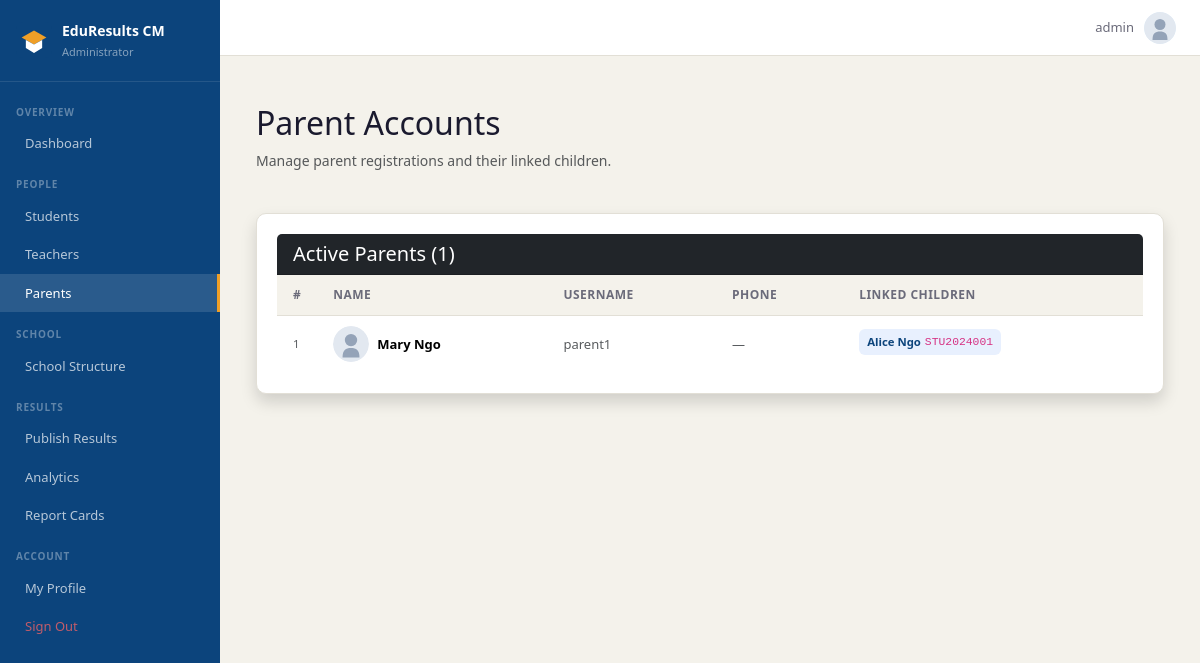
/accounts/manage/parents/ (signed in), run on an earlier commit of the app's database.
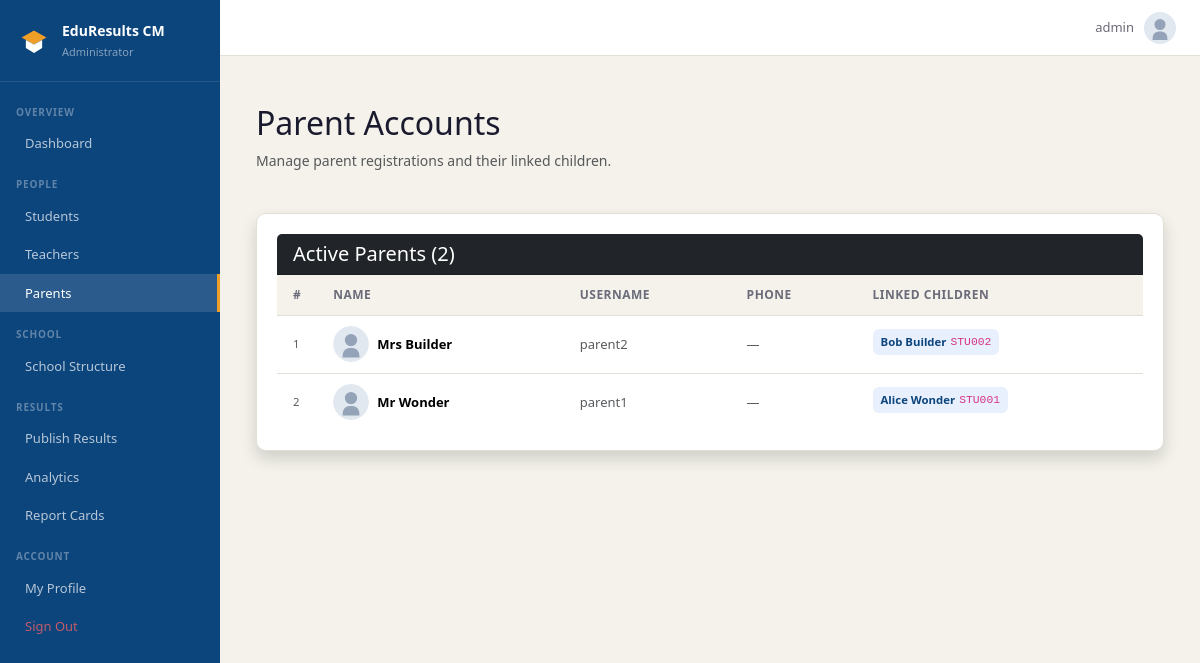
And on a later commit of the database.
### accounts/models.py (models this page shows, shortened)
class User(AbstractUser):
    ROLE_CHOICES = [
        ('admin',   'Administrator'),
        ('teacher', 'Teacher'),
        ('student', 'Student'),
        ('parent',  'Parent'),
    ]
    role = models.CharField(max_length=10, choices=ROLE_CHOICES, default='student')
    def is_admin(self):   return self.role == 'admin'

class Parent(models.Model):
    user         = models.OneToOneField(User, on_delete=models.CASCADE,
                                        related_name='parent_profile')
    phone_number = models.CharField(max_length=20, blank=True)
    students     = models.ManyToManyField(Student, related_name='parents', blank=True)

class Student(models.Model):
    user       = models.OneToOneField(User, on_delete=models.CASCADE,
                                      related_name='student_profile')
    matricule  = models.CharField(max_length=20, unique=True)
    date_of_birth = models.DateField(null=True, blank=True)
    photo      = models.ImageField(upload_to=student_photo_upload_to, null=True, blank=True)

### accounts/views.py (the view)
# urls.py: path('manage/parents/',  views.manage_parents,  name='manage_parents'),
@login_required
@role_required('admin')
def manage_parents(request):
    pending = User.objects.filter(role='parent', is_active=False).prefetch_related(
        'parent_profile__students__user'
    ).order_by('date_joined')
    active = User.objects.filter(role='parent', is_active=True).prefetch_related(
        'parent_profile__students__user'
    ).order_by('last_name', 'first_name')
    return render(request, 'accounts/manage/parents.html', {
        'pending_parents': pending,
        'active_parents': active,
    })

### templates/accounts/manage/parents.html (shortened to what this page needs)
{% extends 'base.html' %}
{% load static %}
{% block nav_parents %}active{% endblock %}
{% block content %}
<div class="container mt-4">
    <div class="row mb-4 align-items-center">
        <div class="col">
            <h2>Parent Accounts</h2>
            <p class="text-muted">Manage parent registrations and their linked children.</p>
        </div>
    </div>
    <div class="card shadow">
        <div class="card-header bg-dark text-white d-flex justify-content-between align-items-center">
            <h5 class="mb-0"> Active Parents ({{ active_parents|length }})</h5>
        </div>
        <div class="card-body p-0">
            <div class="table-responsive">
                <table class="table table-hover mb-0 align-middle">
                    <thead class="table-light">
                        <tr>
                            <th style="width:40px;">#</th>
                            <th>Name</th>
                            <th>Username</th>
                            <th>Phone</th>
                            <th>Linked Children</th>
                        </tr>
                    </thead>
                    <tbody>
                        {% for parent_user in active_parents %}
                        <tr>
                            <td class="text-muted small">{{ forloop.counter }}</td>
                            <td>
                                <div class="d-flex align-items-center gap-2">
                                    <img src="{% static 'img/default-avatar.svg' %}" alt="Avatar" class="rounded-circle flex-shrink-0" style="width:36px;height:36px;object-fit:cover;">
                                    <span class="fw-bold">{{ parent_user.get_full_name|default:parent_user.username }}</span>
                                </div>
                            </td>
                            <td class="text-muted">{{ parent_user.username }}</td>
                            <td class="text-muted">{{ parent_user.parent_profile.phone_number|default:"—" }}</td>
                            <td>
                                {% for child in parent_user.parent_profile.students.all %}
                                    <div class="d-inline-flex align-items-center gap-1 me-2 mb-1 rounded px-2 py-1" style="background:#e8f0fe;">
                                        <span class="fw-semibold small" style="color:#0C447C;">{{ child.user.get_full_name }}</span>
                                        <code class="small">{{ child.matricule }}</code>
                                    </div>
                                {% empty %}
                                    <span class="text-muted small">No children linked</span>
                                {% endfor %}
                            </td>
                        </tr>
                        {% empty %}
                        <tr>
                            <td colspan="5" class="text-center py-5 text-muted">No active parent accounts yet.</td>
                        </tr>
                        {% endfor %}
                    </tbody>
                </table>
            </div>
        </div>
    </div>
</div>
{% endblock %}

### templates/base.html (shortened to what this page needs)
{% load static %}
<!DOCTYPE html>
<html lang="en">
<head>
  <link href="https://cdn.jsdelivr.net/npm/bootstrap@5.3.3/dist/css/bootstrap.min.css" rel="stylesheet">
  <link href="https://cdn.jsdelivr.net/npm/@tabler/icons-webfont@latest/dist/tabler-icons.min.css" rel="stylesheet">
  <link href="{% static 'css/main.css' %}" rel="stylesheet">
</head>
<body>
{% if user.is_authenticated %}
<div class="app-layout">
  <aside class="sidebar" id="sidebar">
    <a href="{% url 'accounts:dashboard' %}" class="sidebar-logo" style="text-decoration: none;">
      <div class="sidebar-logo-icon" style="background: transparent;">
        <img src="{% static 'img/favicon.svg' %}" alt="Logo" style="width: 36px; height: 36px;">
      </div>
      <div>
        <div class="sidebar-app-name text-white">EduResults CM</div>
        <div class="sidebar-role">
          {% if user.is_admin %}Administrator
          {% elif user.is_teacher %}Teacher Portal
          {% elif user.is_student %}Student Portal
          {% elif user.is_parent %}Parent Portal
          {% endif %}
        </div>
      </div>
    </a>
    <nav class="sidebar-nav">
      {% if user.is_admin %}
      <div class="nav-section">Overview</div>
      <a href="{% url 'accounts:dashboard' %}" class="nav-item {% block nav_dashboard %}{% endblock %}">
         Dashboard
      </a>
      <div class="nav-section">People</div>
      <a href="{% url 'accounts:manage_students' %}" class="nav-item {% block nav_students %}{% endblock %}">
         Students
      </a>
      <a href="{% url 'accounts:manage_teachers' %}" class="nav-item {% block nav_teachers %}{% endblock %}">
         Teachers
      </a>
      <a href="{% url 'accounts:manage_parents' %}" class="nav-item {% block nav_parents %}{% endblock %}">
         Parents
      </a>
      <div class="nav-section">School</div>
      <a href="{% url 'school:structure' %}" class="nav-item {% block nav_structure %}{% endblock %}">
         School Structure
      </a>
      <div class="nav-section">Results</div>
      <a href="{% url 'school:publish_sequence' %}" class="nav-item {% block nav_marks %}{% endblock %}">
         Publish Results
      </a>
      <a href="{% url 'reports:analytics' %}" class="nav-item {% block nav_analytics %}{% endblock %}">
         Analytics
      </a>
      <a href="{% url 'reports:admin_hub' %}" class="nav-item {% block nav_reports %}{% endblock %}">
         Report Cards
      </a>
      {% endif %}
      <div class="nav-section">Account</div>
      <a href="{% url 'accounts:password_change' %}" class="nav-item {% block nav_profile %}{% endblock %}">
         My Profile
      </a>
      <a href="{% url 'accounts:logout' %}" class="nav-item nav-item-danger">
         Sign Out
      </a>
    </nav>
  </aside>
  <div class="main-wrapper">
    <header class="topbar">
      <a href="{% url 'accounts:password_change' %}" class="topbar-user text-decoration-none text-dark">
        <span class="topbar-name">{{ user.get_full_name|default:user.username }}</span>
        <img class="topbar-avatar" src="{% static 'img/default-avatar.svg' %}" alt="Avatar">
      </a>
    </header>
    <main class="main-content">
      {% block content %}{% endblock %}
    </main>
  </div>
</div>
{% else %}
  {% block auth_content %}{% endblock %}
{% endif %}
</body>
</html>

### static/css/main.css (style rules this page uses)
:root { --navy: #0C447C; --navy-mid: #378ADD; --navy-light: #E6F1FB; --amber: #BA7517; --amber-mid: #EF9F27; --amber-light:#FAEEDA; --teal: #0F6E56; --teal-light: #E1F5EE; --red: #A32D2D; --red-light: #FCEBEB; --surface: #F4F2EB; --border: #E2DFD6; --text: #1A1A2E; --text-muted: #6B6B7A; --white: #FFFFFF; --sidebar-w: 220px; }
*, *::before, *::after { box-sizing: border-box; margin: 0; padding: 0; }
body { font-family: 'Segoe UI', Arial, sans-serif; background: var(--surface); color: var(--text); font-size: 14px; line-height: 1.6; }
a { color: var(--navy-mid); text-decoration: none; }
.app-layout { display: flex; min-height: 100vh; overflow-x: hidden; }
.sidebar { width: var(--sidebar-w); background: var(--navy); display: flex; flex-direction: column; flex-shrink: 0; position: fixed; top: 0; left: 0; height: 100vh; overflow-y: auto; z-index: 100; transition: transform .25s ease; }
.sidebar-logo { display: flex; align-items: center; gap: 10px; padding: 1.25rem 1rem; border-bottom: 1px solid rgba(255,255,255,.1); }
.sidebar-logo-icon { width: 36px; height: 36px; background: rgba(255,255,255,.15); border-radius: 8px; display: flex; align-items: center; justify-content: center; font-size: 18px; color: #fff; flex-shrink: 0; }
.sidebar-app-name { font-size: 14px; font-weight: 600; color: #fff; }
.sidebar-role { font-size: 11px; color: rgba(255,255,255,.5); margin-top: 1px; }
.sidebar-nav { padding: .5rem 0 1rem; flex: 1; }
.nav-section { font-size: 10px; font-weight: 600; color: rgba(255,255,255,.35); text-transform: uppercase; letter-spacing: .08em; padding: .85rem 1rem .3rem; }
.nav-item { display: flex; align-items: center; gap: 9px; padding: .55rem 1rem; font-size: 13px; color: rgba(255,255,255,.7); transition: all .15s; border-right: 3px solid transparent; }
.nav-item.active { background: rgba(255,255,255,.12); color: #fff; border-right-color: var(--amber-mid); }
.nav-item-danger { color: rgba(255,100,100,.75) !important; }
.main-wrapper { margin-left: var(--sidebar-w); flex: 1; display: flex; flex-direction: column; min-height: 100vh; }
.topbar { height: 56px; background: var(--white); border-bottom: 1px solid var(--border); display: flex; align-items: center; padding: 0 1.5rem; gap: 1rem; position: sticky; top: 0; z-index: 50; }
.topbar-user { display: flex; align-items: center; gap: 10px; }
.topbar-name { font-size: 13px; color: var(--text-muted); }
.topbar-avatar { width: 32px; height: 32px; background: var(--navy-light); color: var(--navy); border-radius: 50%; display: flex; align-items: center; justify-content: center; font-size: 12px; font-weight: 700; }
.main-content { padding: 1.5rem; flex: 1; }
.card { background: var(--white); border: 1px solid var(--border); border-radius: 10px; padding: 1.25rem; margin-bottom: 1rem; }
.table { margin: 0; font-size: 13px; }
.table thead th { background: var(--surface); border-bottom: 1px solid var(--border); font-weight: 600; font-size: 12px; color: var(--text-muted); text-transform: uppercase; letter-spacing: .04em; padding: .65rem 1rem; }
.table tbody td { padding: .65rem 1rem; border-bottom: 1px solid var(--border); vertical-align: middle; }
.table tbody tr:last-child td { border-bottom: none; }

What changed in the data, as far as the page shows it:
removed User: get_full_name "Mary Ngo", username "parent1", parent_profile.phone_number "—"
removed Student: user.get_full_name "Alice Ngo", matricule "STU2024001", shown under "Mary Ngo"
added User: get_full_name "Mrs Builder", username "parent2", parent_profile.phone_number "—"
added Student: user.get_full_name "Bob Builder", matricule "STU002", shown under "Mrs Builder"
added User: get_full_name "Mr Wonder", username "parent1", parent_profile.phone_number "—"
added Student: user.get_full_name "Alice Wonder", matricule "STU001", shown under "Mr Wonder"
Also different on the page:
{{ active_parents|length }}: "1" → "2"
